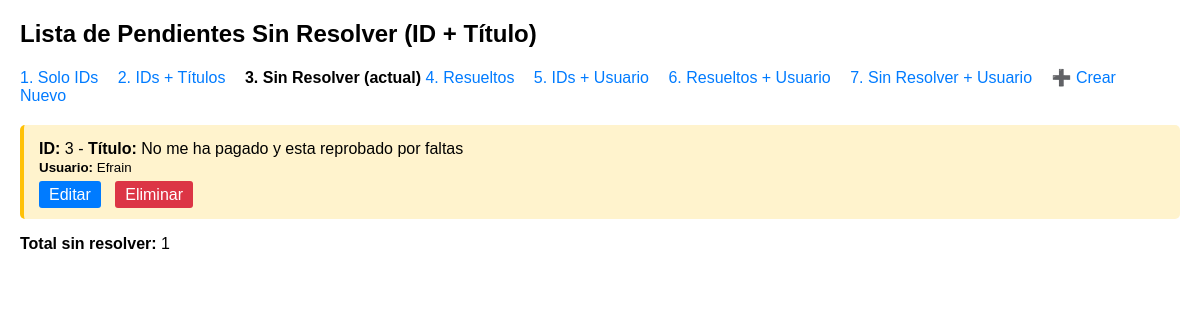
The page /todos/list/unresolved/ on the database its author committed.
### todo_app/models.py (models this page shows, shortened)
class Todo(models.Model):
    title = models.CharField(max_length=255)
    resolved = models.BooleanField(default=False)
    user = models.ForeignKey(User, on_delete=models.CASCADE)

### todo_app/views.py (the view)
# urls.py: path('list/unresolved/', views.list_unresolved, name='list_unresolved'),
def list_unresolved(request):
    todos = Todo.objects.filter(resolved=False)
    return render(request, 'todo_app/list_unresolved.html', {'todos': todos})

### todo_app/templates/todo_app/list_unresolved.html (shortened to what this page needs)
<!DOCTYPE html>
<html>
<head>
</head>
<body>
    <h2>Lista de Pendientes Sin Resolver (ID + Título)</h2>
    <div class="nav-links">
        <a href="{% url 'list_ids' %}">1. Solo IDs</a>
        <a href="{% url 'list_id_titles' %}">2. IDs + Títulos</a>
        <strong>3. Sin Resolver (actual)</strong>
        <a href="{% url 'list_resolved' %}">4. Resueltos</a>
        <a href="{% url 'list_id_user' %}">5. IDs + Usuario</a>
        <a href="{% url 'list_resolved_user' %}">6. Resueltos + Usuario</a>
        <a href="{% url 'list_unresolved_user' %}">7. Sin Resolver + Usuario</a>
        <a href="{% url 'create_todo' %}">➕ Crear Nuevo</a>
    </div>
    <ul>
        {% for todo in todos %}
            <li>
                <strong>ID:</strong> {{ todo.id }} - <strong>Título:</strong> {{ todo.title }}
                <br><small><strong>Usuario:</strong> {{ todo.user.username }}</small>
                <div class="actions">
                    <a href="{% url 'update_todo' todo.id %}" class="edit-btn">Editar</a>
                    <a href="{% url 'delete_todo' todo.id %}" class="delete-btn" onclick="return confirm('¿Estás seguro?')">Eliminar</a>
                </div>
            </li>
        {% empty %}
            <li>No hay pendientes sin resolver.</li>
        {% endfor %}
    </ul>
    <p><strong>Total sin resolver:</strong> {{ todos|length }}</p>
</body>
</html>

### todo_app/templates/todo_app/list_unresolved.html (style rules this page uses)
body { font-family: Arial, sans-serif; margin: 20px; }
.nav-links { margin: 20px 0; }
.nav-links a { margin-right: 15px; text-decoration: none; color: #007bff; }
ul { list-style-type: none; padding: 0; }
li { background: #fff3cd; margin: 5px 0; padding: 15px; border-radius: 5px; border-left: 4px solid #ffc107; }
.actions { margin-top: 10px; }
.actions a { margin-right: 10px; padding: 5px 10px; text-decoration: none; border-radius: 3px; }
.edit-btn { background: #007bff; color: white; }
.delete-btn { background: #dc3545; color: white; }

### rows shown on the page
Todo: id "3", title "No me ha pagado y esta reprobado por faltas", user.username "Efrain"

### other values the page prints
{{ todos|length }} "1"
